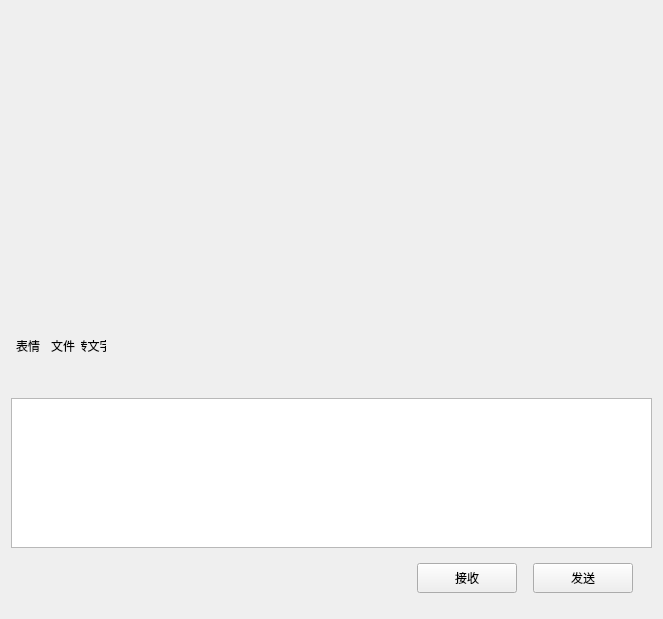
<?xml version="1.0" encoding="UTF-8"?>
<ui version="4.0">
 <class>ChatPage</class>
 <widget class="QWidget" name="ChatPage">
  <property name="geometry">
   <rect>
    <x>0</x>
    <y>0</y>
    <width>663</width>
    <height>619</height>
   </rect>
  </property>
  <property name="windowTitle">
   <string>ChatPage</string>
  </property>
  <layout class="QVBoxLayout" name="verticalLayout">
   <property name="spacing">
    <number>6</number>
   </property>
   <item>
    <widget class="QWidget" name="chat_data_wid" native="true">
     <layout class="QVBoxLayout" name="verticalLayout_5">
      <property name="spacing">
       <number>0</number>
      </property>
      <property name="leftMargin">
       <number>0</number>
      </property>
      <property name="topMargin">
       <number>0</number>
      </property>
      <property name="rightMargin">
       <number>0</number>
      </property>
      <property name="bottomMargin">
       <number>0</number>
      </property>
      <item>
       <widget class="QWidget" name="title_wid" native="true">
        <property name="minimumSize">
         <size>
          <width>0</width>
          <height>60</height>
         </size>
        </property>
        <property name="maximumSize">
         <size>
          <width>16777215</width>
          <height>60</height>
         </size>
        </property>
        <layout class="QHBoxLayout" name="horizontalLayout_3">
         <property name="leftMargin">
          <number>0</number>
         </property>
         <property name="topMargin">
          <number>0</number>
         </property>
         <property name="rightMargin">
          <number>0</number>
         </property>
         <property name="bottomMargin">
          <number>0</number>
         </property>
         <item>
          <widget class="QWidget" name="widget_3" native="true">
           <layout class="QHBoxLayout" name="horizontalLayout_4">
            <item>
             <widget class="QLabel" name="title_label">
              <property name="text">
               <string/>
              </property>
             </widget>
            </item>
            <item>
             <widget class="ClickedLabel" name="show_friend_or_member_label">
              <property name="minimumSize">
               <size>
                <width>25</width>
                <height>25</height>
               </size>
              </property>
              <property name="maximumSize">
               <size>
                <width>25</width>
                <height>25</height>
               </size>
              </property>
              <property name="text">
               <string/>
              </property>
              <property name="scaledContents">
               <bool>true</bool>
              </property>
              <property name="alignment">
               <set>Qt::AlignmentFlag::AlignRight|Qt::AlignmentFlag::AlignTrailing|Qt::AlignmentFlag::AlignVCenter</set>
              </property>
             </widget>
            </item>
           </layout>
          </widget>
         </item>
        </layout>
       </widget>
      </item>
      <item>
       <widget class="ChatView" name="chat_data_list" native="true"/>
      </item>
      <item>
       <widget class="QWidget" name="tool_wid" native="true">
        <property name="minimumSize">
         <size>
          <width>0</width>
          <height>60</height>
         </size>
        </property>
        <property name="maximumSize">
         <size>
          <width>16777215</width>
          <height>60</height>
         </size>
        </property>
        <layout class="QHBoxLayout" name="horizontalLayout_5">
         <property name="leftMargin">
          <number>0</number>
         </property>
         <property name="topMargin">
          <number>0</number>
         </property>
         <property name="rightMargin">
          <number>0</number>
         </property>
         <property name="bottomMargin">
          <number>0</number>
         </property>
         <item>
          <widget class="QWidget" name="widget_4" native="true">
           <layout class="QHBoxLayout" name="horizontalLayout_6">
            <property name="spacing">
             <number>5</number>
            </property>
            <property name="leftMargin">
             <number>0</number>
            </property>
            <property name="topMargin">
             <number>0</number>
            </property>
            <property name="rightMargin">
             <number>0</number>
            </property>
            <property name="bottomMargin">
             <number>0</number>
            </property>
            <item>
             <spacer name="horizontalSpacer_3">
              <property name="orientation">
               <enum>Qt::Orientation::Horizontal</enum>
              </property>
              <property name="sizeType">
               <enum>QSizePolicy::Policy::Fixed</enum>
              </property>
              <property name="sizeHint" stdset="0">
               <size>
                <width>5</width>
                <height>20</height>
               </size>
              </property>
             </spacer>
            </item>
            <item>
             <widget class="QLabel" name="emo_label">
              <property name="minimumSize">
               <size>
                <width>25</width>
                <height>25</height>
               </size>
              </property>
              <property name="maximumSize">
               <size>
                <width>25</width>
                <height>25</height>
               </size>
              </property>
              <property name="text">
               <string>表情</string>
              </property>
             </widget>
            </item>
            <item>
             <spacer name="horizontalSpacer_4">
              <property name="orientation">
               <enum>Qt::Orientation::Horizontal</enum>
              </property>
              <property name="sizeType">
               <enum>QSizePolicy::Policy::Fixed</enum>
              </property>
              <property name="sizeHint" stdset="0">
               <size>
                <width>5</width>
                <height>20</height>
               </size>
              </property>
             </spacer>
            </item>
            <item>
             <widget class="QLabel" name="file_label">
              <property name="minimumSize">
               <size>
                <width>25</width>
                <height>25</height>
               </size>
              </property>
              <property name="maximumSize">
               <size>
                <width>25</width>
                <height>25</height>
               </size>
              </property>
              <property name="text">
               <string>文件</string>
              </property>
             </widget>
            </item>
            <item>
             <widget class="ClickedLabel" name="recognizer_label">
              <property name="minimumSize">
               <size>
                <width>25</width>
                <height>25</height>
               </size>
              </property>
              <property name="maximumSize">
               <size>
                <width>25</width>
                <height>25</height>
               </size>
              </property>
              <property name="text">
               <string>转文字</string>
              </property>
              <property name="scaledContents">
               <bool>true</bool>
              </property>
              <property name="alignment">
               <set>Qt::AlignmentFlag::AlignCenter</set>
              </property>
             </widget>
            </item>
            <item>
             <spacer name="horizontalSpacer_2">
              <property name="orientation">
               <enum>Qt::Orientation::Horizontal</enum>
              </property>
              <property name="sizeHint" stdset="0">
               <size>
                <width>40</width>
                <height>20</height>
               </size>
              </property>
             </spacer>
            </item>
           </layout>
          </widget>
         </item>
        </layout>
       </widget>
      </item>
      <item>
       <widget class="QLabel" name="asr_preview_label">
        <property name="minimumSize">
         <size>
          <width>0</width>
          <height>22</height>
         </size>
        </property>
        <property name="maximumSize">
         <size>
          <width>16777215</width>
          <height>22</height>
         </size>
        </property>
        <property name="styleSheet">
         <string notr="true">color: rgb(150, 150, 150); padding-left: 8px;</string>
        </property>
        <property name="text">
         <string/>
        </property>
        <property name="visible">
         <bool>false</bool>
        </property>
       </widget>
      </item>
      <item>
       <widget class="MessageTextEdit" name="chat_edit">
        <property name="minimumSize">
         <size>
          <width>0</width>
          <height>150</height>
         </size>
        </property>
        <property name="maximumSize">
         <size>
          <width>16777215</width>
          <height>150</height>
         </size>
        </property>
       </widget>
      </item>
      <item>
       <widget class="QWidget" name="widget_6" native="true">
        <property name="minimumSize">
         <size>
          <width>0</width>
          <height>60</height>
         </size>
        </property>
        <property name="maximumSize">
         <size>
          <width>16777215</width>
          <height>60</height>
         </size>
        </property>
        <layout class="QHBoxLayout" name="horizontalLayout_7">
         <item>
          <spacer name="horizontalSpacer_5">
           <property name="orientation">
            <enum>Qt::Orientation::Horizontal</enum>
           </property>
           <property name="sizeHint" stdset="0">
            <size>
             <width>40</width>
             <height>20</height>
            </size>
           </property>
          </spacer>
         </item>
         <item>
          <widget class="QPushButton" name="receive_btn">
           <property name="minimumSize">
            <size>
             <width>100</width>
             <height>30</height>
            </size>
           </property>
           <property name="maximumSize">
            <size>
             <width>100</width>
             <height>30</height>
            </size>
           </property>
           <property name="text">
            <string>接收</string>
           </property>
          </widget>
         </item>
         <item>
          <spacer name="horizontalSpacer_7">
           <property name="orientation">
            <enum>Qt::Orientation::Horizontal</enum>
           </property>
           <property name="sizeType">
            <enum>QSizePolicy::Policy::Fixed</enum>
           </property>
           <property name="sizeHint" stdset="0">
            <size>
             <width>10</width>
             <height>20</height>
            </size>
           </property>
          </spacer>
         </item>
         <item>
          <widget class="QPushButton" name="send_btn">
           <property name="minimumSize">
            <size>
             <width>100</width>
             <height>30</height>
            </size>
           </property>
           <property name="maximumSize">
            <size>
             <width>100</width>
             <height>30</height>
            </size>
           </property>
           <property name="text">
            <string>发送</string>
           </property>
          </widget>
         </item>
         <item>
          <spacer name="horizontalSpacer_6">
           <property name="orientation">
            <enum>Qt::Orientation::Horizontal</enum>
           </property>
           <property name="sizeType">
            <enum>QSizePolicy::Policy::Fixed</enum>
           </property>
           <property name="sizeHint" stdset="0">
            <size>
             <width>10</width>
             <height>20</height>
            </size>
           </property>
          </spacer>
         </item>
        </layout>
       </widget>
      </item>
     </layout>
    </widget>
   </item>
  </layout>
 </widget>
 <customwidgets>
  <customwidget>
   <class>ChatView</class>
   <extends>QWidget</extends>
   <header>chatview.h</header>
   <container>1</container>
  </customwidget>
  <customwidget>
   <class>MessageTextEdit</class>
   <extends>QTextEdit</extends>
   <header>messagetextedit.h</header>
  </customwidget>
  <customwidget>
   <class>ClickedLabel</class>
   <extends>QLabel</extends>
   <header>clickedlabel.h</header>
  </customwidget>
 </customwidgets>
 <resources/>
 <connections/>
</ui>
